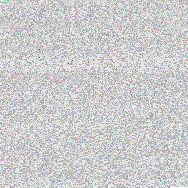
#> input picture emulator_v2/emulator_frame.png, 188 x 188 px, found by its file name
$ python boot_from_pixels.py
#> lines starting #> are read from the running program, lines starting #| are printed output that depends on the picture
### emulator_v2/boot_xv6_gpu_v2_simple.py
#!/usr/bin/env python3
"""
Boot xv6-riscv kernel on GPU RISC-V Emulator (v2)

Like tools/boot_xv6_gpu.py, but loads the emulator shader from a pixel frame
instead of from tools/RISCV_CPU_MMU.wgsl. The frame is verified by SHA-256 before
use.

This is Level 1 of the emulator_v2 migration: the emulator travels as pixels
but still compiles to native GPU code — zero runtime cost.
"""

import struct
import numpy as np
from pathlib import Path
import sys
import argparse
import wgpu
import wgpu.utils

# Add paths
sys.path.insert(0, str(Path(__file__).parent.parent / 'emulator_v2'))
sys.path.insert(0, str(Path(__file__).parent.parent / 'tools'))

from pack_shader import unpack

# ============================================================================
# ELF64 LOADER (from boot_xv6_gpu.py)
# ============================================================================

class ELF64Loader:
    """Parse and load RISC-V ELF64 binaries."""

    EI_CLASS_64 = 2
    EI_DATA_LITTLE = 1
    ET_EXEC = 2
    EM_RISCV = 243

    def __init__(self, elf_path: str):
        self.path = elf_path
        with open(elf_path, 'rb') as f:
            self.data = f.read()
        self._parse()

    def _parse(self):
        # ELF header
        self.ei_class = self.data[4]
        self.ei_data = self.data[5]
        self.e_type = struct.unpack_from('<H', self.data, 16)[0]
        self.e_machine = struct.unpack_from('<H', self.data, 18)[0]
        self.e_entry = struct.unpack_from('<Q', self.data, 24)[0]
        self.phoff = struct.unpack_from('<Q', self.data, 32)[0]
        self.ehsize = struct.unpack_from('<H', self.data, 52)[0]
        self.phentsize = struct.unpack_from('<H', self.data, 54)[0]
        self.phnum = struct.unpack_from('<H', self.data, 56)[0]

        # Verify RISC-V ELF64
        if self.ei_class != self.EI_CLASS_64:
            raise ValueError(f"Not ELF64 (EI_CLASS={self.ei_class})")
        if self.ei_data != self.EI_DATA_LITTLE:
            raise ValueError(f"Not little-endian (EI_DATA={self.ei_data})")
        if self.e_type != self.ET_EXEC:
            raise ValueError(f"Not executable (e_type={self.e_type})")
        if self.e_machine != self.EM_RISCV:
            raise ValueError(f"Not RISC-V (e_machine={self.e_machine})")

        # Program headers
        self.program_headers = []
        for i in range(self.phnum):
            offset = self.phoff + i * self.phentsize
            ph = {
                'p_type': struct.unpack_from('<I', self.data, offset)[0],
                'p_offset': struct.unpack_from('<Q', self.data, offset + 8)[0],
                'p_vaddr': struct.unpack_from('<Q', self.data, offset + 16)[0],
                'p_paddr': struct.unpack_from('<Q', self.data, offset + 24)[0],
                'p_filesz': struct.unpack_from('<Q', self.data, offset + 32)[0],
                'p_memsz': struct.unpack_from('<Q', self.data, offset + 40)[0],
                'p_flags': struct.unpack_from('<I', self.data, offset + 48)[0],
            }
            self.program_headers.append(ph)

        self.entry_point = self.e_entry

    def get_loadable_segments(self):
        """Return loadable program headers (PT_LOAD)."""
        PT_LOAD = 1
        return [ph for ph in self.program_headers if ph['p_type'] == PT_LOAD]

    def get_segment_data(self, segment):
        """Return raw segment data from the file."""
        return self.data[segment['p_offset']:segment['p_offset'] + segment['p_filesz']]

    def print_info(self):
        """Print ELF information."""
        print(f"ELF64 File: {self.path}")
        print(f"Entry Point: 0x{self.entry_point:016x}")
        print(f"\nLoadable Segments:")
        for seg in self.program_headers:
            flags_str = []
            if seg['p_flags'] & 1:
                flags_str.append('X')
            if seg['p_flags'] & 2:
                flags_str.append('W')
            if seg['p_flags'] & 4:
                flags_str.append('R')
            print(f"  0x{seg['p_vaddr']:016x} - 0x{seg['p_vaddr'] + seg['p_memsz']:016x} "
                  f"({seg['p_filesz']}/{seg['p_memsz']} bytes) [{''.join(flags_str)}]")


# CPU state dtype must match RISCV_CPU_MMU.wgsl struct RiscvCPU exactly
CPU_DTYPE = np.dtype([
    ('pc', np.uint32, 2),
    ('regs', np.uint32, (32, 2)),
    ('running', np.uint32),
    ('instr_count', np.uint32),
    ('output_ptr', np.uint32),
    ('priv_mode', np.uint32),   # 3 = M-mode (boot default), 1 = S, 0 = U
    ('satp', np.uint32, 2),     # Real RV64 layout: mode [63:60], PPN [43:0]
    ('mstatus', np.uint32, 2),
    ('mtvec', np.uint32, 2),
    ('mepc', np.uint32, 2),
    ('mcause', np.uint32, 2),
    ('mtval', np.uint32, 2),
    ('mscratch', np.uint32, 2),
    ('mie', np.uint32, 2),
    ('mip', np.uint32, 2),
    ('stvec', np.uint32, 2),
    ('sepc', np.uint32, 2),
    ('scause', np.uint32, 2),
    ('stval', np.uint32, 2),
    ('sscratch', np.uint32, 2),
    ('medeleg', np.uint32, 2),
    ('mideleg', np.uint32, 2),
    ('menvcfg', np.uint32, 2),  # CSR 0x30A, machine environment config
    ('virtio_status', np.uint32),
    ('vq_desc_low', np.uint32),
    ('vq_desc_high', np.uint32),
    ('vq_avail_low', np.uint32),
    ('vq_avail_high', np.uint32),
    ('vq_used_low', np.uint32),
    ('vq_used_high', np.uint32),
    ('vq_idx', np.uint32),
    ('vq_ready', np.uint32),
    ('vq_queue_num', np.uint32),
    ('vq_queue_align', np.uint32),
    ('plic_pending', np.uint32),
    ('plic_enable', np.uint32),
    ('plic_claimed', np.uint32),
    ('uart_irq_delay', np.uint32),
    ('uart_input_ptr', np.uint32),  # guest-owned, persists across dispatches
    ('uart_input_len', np.uint32),  # host-owned; shader only reads it
    ('mtime_low', np.uint32),       # CLINT mtime (low 32 bits)
    ('mtime_high', np.uint32),      # CLINT mtime (high 32 bits)
    ('mtimecmp_low', np.uint32),    # CLINT mtimecmp (low 32 bits)
    ('mtimecmp_high', np.uint32),   # CLINT mtimecmp (high 32 bits)
    ('timer_fired', np.uint32),     # Edge trigger: timer already fired for this mtimecmp
    ('timer_interrupt_count', np.uint32),  # Number of timer interrupts taken
    ('total_interrupt_count', np.uint32),  # Total interrupts taken
    ('plic_priority_irq1', np.uint32),     # Priority for IRQ 1
    ('current_instr_len', np.uint32),      # 2 (RVC) or 4 - set by fetch
    ('uefi_heap_ptr', np.uint32),          # Next free byte in the UEFI AllocatePool heap
    ('uefi_heap_end', np.uint32),          # First byte past the UEFI heap region
])

assert CPU_DTYPE.itemsize == 528, f"CPU struct layout drifted: {CPU_DTYPE.itemsize}"

def make_cpu_state(entry_point: int, priv_mode: int = 3):
    """One-hart CPU state array, booting in M-mode with MMU off by default."""
    cpu = np.zeros(1, dtype=CPU_DTYPE)
    cpu[0]['pc'] = [entry_point & 0xFFFFFFFF, (entry_point >> 32) & 0xFFFFFFFF]
    cpu[0]['running'] = 1
    cpu[0]['priv_mode'] = priv_mode
    return cpu


# ============================================================================
# GPU HARNESS SETUP
# ============================================================================

def create_gpu_hardware_v2(shader_frame_path: Path, pixel_data: np.ndarray, cpu_state: np.ndarray, max_instructions: int = 100000000):
    """Initialize GPU and load emulator shader from a pixel frame (v2 variant)."""
    device = wgpu.utils.get_default_device()
    queue = device.queue

    # Load shader from pixel frame (v2: not from .wgsl file)
    print(f"\n[2] Loading emulator shader from pixel frame: {shader_frame_path}")

    # Unpack and verify the frame (SHA-256 check happens here)
    tmp_shader = Path('/tmp/xv6_gpu_v2_shader.wgsl')
    try:
        unpack(shader_frame_path, tmp_shader)
    except SystemExit as e:
        raise RuntimeError(f"Failed to unpack shader frame: {e}")

    shader_code = tmp_shader.read_text()
    print(f"    Loaded {len(shader_code)} bytes of WGSL from frame")

    # Clean up temp file
    tmp_shader.unlink()

    # Create buffers (same as original)
    memory_buffer = device.create_buffer(
        size=pixel_data.nbytes,
        usage=wgpu.BufferUsage.STORAGE | wgpu.BufferUsage.COPY_DST | wgpu.BufferUsage.COPY_SRC,
    )
    cpu_buffer = device.create_buffer(
        size=cpu_state.nbytes,
        usage=wgpu.BufferUsage.STORAGE | wgpu.BufferUsage.COPY_DST | wgpu.BufferUsage.COPY_SRC,
    )
    output_buffer = device.create_buffer(
        size=65536,
        usage=wgpu.BufferUsage.STORAGE | wgpu.BufferUsage.COPY_SRC | wgpu.BufferUsage.COPY_DST,
    )

    # Input buffer for UART (inject keystrokes)
    input_buffer = device.create_buffer(
        size=1024,
        usage=wgpu.BufferUsage.STORAGE | wgpu.BufferUsage.COPY_DST,
        mapped_at_creation=False,
    )

    # Uniform buffer for instruction limit
    max_instr_arr = np.array([max_instructions], dtype=np.uint32)
    uniform_buffer = device.create_buffer(
        size=max_instr_arr.nbytes,
        usage=wgpu.BufferUsage.UNIFORM | wgpu.BufferUsage.COPY_DST,
    )

    # Upload initial data
    queue.write_buffer(memory_buffer, 0, pixel_data.tobytes())
    queue.write_buffer(cpu_buffer, 0, cpu_state.tobytes())
    queue.write_buffer(uniform_buffer, 0, max_instr_arr.tobytes())
    queue.write_buffer(input_buffer, 0, np.zeros(256, dtype=np.uint32).tobytes())

    # Bind group layout (from RISCV_CPU_MMU.wgsl)
    bind_group_layout = device.create_bind_group_layout(entries=[
        {'binding': 0, 'visibility': wgpu.ShaderStage.COMPUTE, 'buffer': {'type': 'storage'}},
        {'binding': 1, 'visibility': wgpu.ShaderStage.COMPUTE, 'buffer': {'type': 'storage'}},
        {'binding': 2, 'visibility': wgpu.ShaderStage.COMPUTE, 'buffer': {'type': 'storage'}},
        {'binding': 3, 'visibility': wgpu.ShaderStage.COMPUTE, 'buffer': {'type': 'uniform'}},
        {'binding': 4, 'visibility': wgpu.ShaderStage.COMPUTE, 'buffer': {'type': 'storage'}},
    ])

    bind_group = device.create_bind_group(
        layout=bind_group_layout,
        entries=[
            {'binding': 0, 'resource': {'buffer': memory_buffer, 'offset': 0, 'size': pixel_data.nbytes}},
            {'binding': 1, 'resource': {'buffer': cpu_buffer, 'offset': 0, 'size': cpu_state.nbytes}},
            {'binding': 2, 'resource': {'buffer': output_buffer, 'offset': 0, 'size': 65536}},
            {'binding': 3, 'resource': {'buffer': uniform_buffer, 'offset': 0, 'size': max_instr_arr.nbytes}},
            {'binding': 4, 'resource': {'buffer': input_buffer, 'offset': 0, 'size': 1024}},
        ]
    )

    print(f"\n[5] Creating compute pipeline from pixel-sourced shader...")
    compute_shader = device.create_shader_module(code=shader_code)
    pipeline_layout = device.create_pipeline_layout(bind_group_layouts=[bind_group_layout])
    pipeline = device.create_compute_pipeline(
        layout=pipeline_layout,
        compute={'module': compute_shader, 'entry_point': 'main'},
    )

    print(f"    Device: {device.adapter.info['description']}")
    print(f"    Shader: {shader_frame_path} (verified SHA-256)")
    print(f"    Memory buffer: {pixel_data.nbytes // 4} words ({pixel_data.nbytes // 1024 // 1024}MB)")

    return {
        'device': device,
        'queue': queue,
        'pipeline': pipeline,
        'bind_group': bind_group,
        'cpu_buffer': cpu_buffer,
        'output_buffer': output_buffer,
        'input_buffer': input_buffer,
        'memory_buffer': memory_buffer,
    }


# ============================================================================
# MAIN BOOT SEQUENCE
# ============================================================================

def boot_xv6_on_gpu_v2(elf_path: str, shader_frame_path: Path,
                       max_instructions: int = 100000000):
    """Boot xv6 on GPU emulator with pixel-sourced shader."""

    print("=" * 70)
    print("XV6 RISC-V GPU BOOT - v2 (shader from pixels)")
    print("=" * 70)
    print(f"Shader frame: {shader_frame_path}")

    # Load ELF kernel
    print(f"\n[1] Loading ELF64 kernel...")
    loader = ELF64Loader(elf_path)
    loader.print_info()

    # Memory setup
    print("\n[2] Loading kernel segments into memory...")
    MEMORY_SIZE_MB = 18  # Kernel is at 0x80000000, fs.img at 0x81000000 (16MB offset)
    MEMORY_SIZE = MEMORY_SIZE_MB * 1024 * 1024
    PHYS_START = 0x80000000
    pixel_count = MEMORY_SIZE // 4
    memory = np.zeros((pixel_count, 4), dtype=np.uint32)

    for seg in loader.get_loadable_segments():
        addr = seg['p_vaddr']
        size = seg['p_memsz']
        filesz = seg['p_filesz']
        offset = addr - PHYS_START

        data = loader.get_segment_data(seg)
        for i, byte in enumerate(data):
            pixel_idx = (offset + i) // 4
            byte_idx = (offset + i) % 4
            memory[pixel_idx, byte_idx] = byte
        print(f"  Loaded {filesz} bytes at 0x{addr:016x}")

    # Load fs.img at fixed offset
    fs_img_path = Path('/tmp/xv6-riscv/fs.img')
    if fs_img_path.exists():
        print(f"\n[2b] Loading filesystem image...")
        fs_data = fs_img_path.read_bytes()
        fs_offset = 0x81000000 - PHYS_START
        print(f"  Loaded {len(fs_data)} bytes at 0x81000000")

        start_pixel = fs_offset // 4
        start_byte = fs_offset % 4

        if start_byte == 0:
            word_count = (len(fs_data) + 3) // 4
            byte_data = np.frombuffer(fs_data, dtype=np.uint8)
            padded_len = word_count * 4
            if len(byte_data) < padded_len:
                padded = np.zeros(padded_len, dtype=np.uint8)
                padded[:len(byte_data)] = byte_data
                byte_data = padded
            pixel_data = byte_data.reshape(-1, 4)
            memory[start_pixel:start_pixel + word_count] = pixel_data
        else:
            for i, byte in enumerate(fs_data):
                pixel_idx = (fs_offset + i) // 4
                byte_idx = (fs_offset + i) % 4
                memory[pixel_idx, byte_idx] = byte

    # CPU state setup
    cpu_state = make_cpu_state(loader.entry_point, priv_mode=3)
    print(f"\n[3] CPU state initialized: PC=0x{loader.entry_point:016x}, M-mode, MMU off")

    # Setup GPU hardware with shader from pixels
    harness = create_gpu_hardware_v2(shader_frame_path, memory, cpu_state, max_instructions)

    print("\n[6] Starting execution loop...")
    print(f"    Max instructions: {max_instructions}")

    # Simple execution loop (dispatch batches)
    device = harness['device']
    queue = harness['queue']
    pipeline = harness['pipeline']
    bind_group = harness['bind_group']
    output_buffer = harness['output_buffer']
    cpu_buffer = harness['cpu_buffer']

    instr_batch = 2000000  # Match v1: 2M instructions per readback (1.5B instr = 750 dispatches)
    total_dispatches = 0
    max_dispatches = max_instructions // instr_batch

    try:
        print(f"DEBUG: Starting loop, max_dispatches={max_dispatches}, instr_batch={instr_batch}", flush=True)
        for i in range(max_dispatches):
            # Dispatch batch
            command_encoder = device.create_command_encoder()
            compute_pass = command_encoder.begin_compute_pass()
            compute_pass.set_pipeline(pipeline)
            compute_pass.set_bind_group(0, bind_group)
            compute_pass.dispatch_workgroups(1, 1, 1)
            compute_pass.end()
            queue.submit([command_encoder.finish()])

            # Check for halt
            print(f"DEBUG: Dispatch {total_dispatches}, reading CPU buffer...", flush=True)
            cpu_readback_bytes = queue.read_buffer(cpu_buffer)
            cpu_readback = np.frombuffer(cpu_readback_bytes, dtype=CPU_DTYPE)
            print(f"DEBUG: Read complete, running={cpu_readback['running'][0]}", flush=True)

            total_dispatches += 1

            # Progress every dispatch (unbuffered)
            pc_low = cpu_readback['pc'][0][0]
            pc_high = cpu_readback['pc'][0][1]
            pc = pc_low | (pc_high << 32)
            running = cpu_readback['running'][0]
            instr_count = cpu_readback['instr_count'][0]
            print(f"    [{total_dispatches}] {total_dispatches * instr_batch:7d} instr, PC=0x{pc:016x}, running={running}", flush=True)

            if cpu_readback['running'][0] == 0:
                print(f"\n    Halted after {total_dispatches * instr_batch} instructions")
                break
    except KeyboardInterrupt:
        print(f"\n    Interrupted after {total_dispatches * instr_batch} instructions")

    # Read UART output
    output_data = queue.read_buffer(output_buffer)
    text = ''
    for b in output_data:
        if b == 0:
            break
        if 32 <= b < 127 or b in (10, 13):
            text += chr(b)

    print("\n[7] UART Output:")
    print("=" * 70)
    print(text)
    print("=" * 70)

    print(f"\n[✓] Boot completed: {total_dispatches * instr_batch} instructions")
    print(f"    Shader source: {shader_frame_path.name} (pixel-encoded, SHA-256 verified)")


# ============================================================================
# CLI
# ============================================================================

# [30 lines left out: function main, not called in this run]


# [2 lines that do not run on import are left out]

### emulator_v2/boot_from_pixels.py
#!/usr/bin/env python3
"""
Level 2: Complete pixel-based boot chain.

Boots xv6 from pixel-sourced emulator + kernel + filesystem.

Usage:
    python3 boot_from_pixels.py [max_instructions]
"""

from __future__ import annotations

import sys
from pathlib import Path

import numpy as np
import struct

# Import from existing code
sys.path.insert(0, str(Path(__file__).parent))
from boot_xv6_gpu_v2_simple import (
    boot_xv6_on_gpu_v2,
    ELF64Loader,
    create_gpu_hardware_v2,
    make_cpu_state
)

# Frame constants
MAGIC = b"EMV2"
HEADER_LEN = 44
FORMAT_WGSL_TEXT = 1
FORMAT_KERNEL_ELF = 2
FORMAT_FS_IMG = 3
HEADER = struct.Struct("<4sHHI32s")

def unpack_pixel_frame(frame_path: Path, expected_format: int) -> bytes:
    """Unpack a pixel frame and verify its SHA-256 hash."""
    from PIL import Image
    import hashlib

    img = Image.open(frame_path).convert("RGBA")
    raw = img.tobytes()

    magic, version, format_id, length, digest = HEADER.unpack(raw[:HEADER_LEN])

    if magic != MAGIC:
        raise ValueError(f"Bad magic {magic!r}, not an EMV2 frame")

    if format_id != expected_format:
        raise ValueError(f"Format mismatch: expected {expected_format}, got {format_id}")

    payload = raw[HEADER_LEN:HEADER_LEN + length]
    actual = hashlib.sha256(payload).digest()

    if actual != digest:
        raise ValueError(f"SHA-256 mismatch: frame says {digest.hex()}, payload is {actual.hex()}")

    return payload

def boot_xv6_from_pixels(emulator_frame: Path, kernel_frame: Path, fs_frame: Path,
                        max_instructions: int = 100000000):
    """Boot xv6 from pixel-sourced emulator + kernel + filesystem."""

    print("=" * 70)
    print("XV6 RISC-V GPU BOOT - v2 (complete pixel chain)")
    print("=" * 70)
    print()
    print(f"Emulator frame: {emulator_frame}")
    print(f"Kernel frame:   {kernel_frame}")
    print(f"FS frame:       {fs_frame}")
    print()

    # Load emulator shader from pixels
    print("[1] Loading emulator shader from pixels...")
    shader_bytes = unpack_pixel_frame(emulator_frame, FORMAT_WGSL_TEXT)
    shader_code = shader_bytes.decode('utf-8')
    print(f"    Loaded {len(shader_code)} bytes of WGSL")

    # Load kernel from pixels and create temp file
    print("[2] Loading kernel from pixels...")
    kernel_bytes = unpack_pixel_frame(kernel_frame, FORMAT_KERNEL_ELF)
    print(f"    Loaded {len(kernel_bytes)} bytes of kernel ELF")

    # Load filesystem from pixels and create temp file
    print("[3] Loading filesystem from pixels...")
    fs_bytes = unpack_pixel_frame(fs_frame, FORMAT_FS_IMG)
    print(f"    Loaded {len(fs_bytes)} bytes of filesystem")

    # Write temporary files for the existing loader
    import tempfile
    temp_dir = Path(tempfile.mkdtemp())
    temp_kernel = temp_dir / "kernel"
    temp_fs = temp_dir / "fs.img"

    temp_kernel.write_bytes(kernel_bytes)
    temp_fs.write_bytes(fs_bytes)

    print()
    print("[4] Booting with pixel-sourced components...")

    # Use existing boot function
    boot_xv6_on_gpu_v2(str(temp_kernel), emulator_frame, max_instructions)

    # Cleanup
    import shutil
    shutil.rmtree(temp_dir)

    print()
    print("=" * 70)
    print("Boot from pixels: COMPLETE")
    print("=" * 70)

def main():
    import argparse

    parser = argparse.ArgumentParser(description="Boot xv6 from pixel-sourced components")
    parser.add_argument('--emulator-frame', default='emulator_v2/emulator_frame.png',
                        help="Path to emulator shader frame")
    parser.add_argument('--kernel-frame', default='emulator_v2/kernel_frame.png',
                        help="Path to kernel frame")
    parser.add_argument('--fs-frame', default='emulator_v2/fs_frame.png',
                        help="Path to filesystem frame")
    parser.add_argument('--max-instructions', type=int, default=100000000,
                        help="Maximum instructions to execute")
    args = parser.parse_args()

    try:
        boot_xv6_from_pixels(
            Path(args.emulator_frame),
            Path(args.kernel_frame),
            Path(args.fs_frame),
            args.max_instructions
        )
#> in unpack_pixel_frame, img is the input picture: PIL image 188x188 RGBA; mean R, G, B, A 71.2, 71.4, 71.4, 71.1
#> in unpack_pixel_frame, `magic, version, format_id, length, digest = HEADER.unpack(raw[:HEADER_..`: version = 2; format_id = 1; length = 141260
#|     Loaded 141060 bytes of WGSL
#> call 2 of unpack_pixel_frame, with expected_format = 2
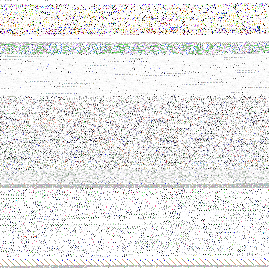
#> input picture emulator_v2/kernel_frame.png, 269 x 269 px, found by its file name
#> in unpack_pixel_frame, img is the input picture: PIL image 269x269 RGBA; mean R, G, B, A 35.1, 32.9, 30.9, 29
#> in unpack_pixel_frame (call 2), `magic, version, format_id, length, digest = HEADER.unpack(raw[:HEADER_..`: format_id = 2; length = 288944
#|     Loaded 288944 bytes of kernel ELF
#> call 3 of unpack_pixel_frame, with expected_format = 3
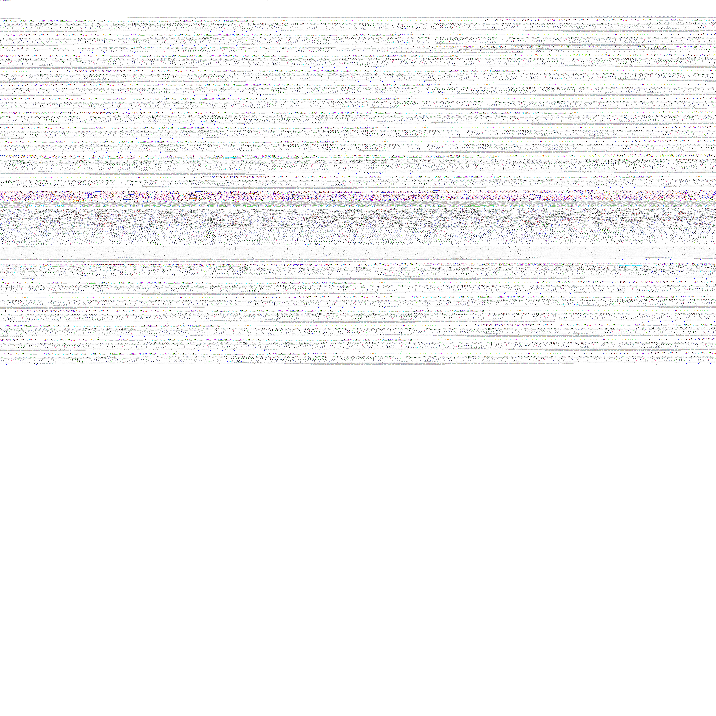
#> input picture emulator_v2/fs_frame.png, 716 x 716 px, found by its file name
#> in unpack_pixel_frame, img is the input picture: PIL image 716x716 RGBA; mean R, G, B, A 14.7, 12, 12, 10.9
#> in unpack_pixel_frame (call 3), `magic, version, format_id, length, digest = HEADER.unpack(raw[:HEADER_..`: format_id = 3; length = 2048000
#|     Loaded 2048000 bytes of filesystem
#> (the call stopped at in create_gpu_hardware_v2, `device = wgpu.utils.get_default_device()`: wgpu is not available in this run)
        return 0
    except Exception as e:
        print(f"\n[✗] Boot failed: {e}")
        import traceback
        traceback.print_exc()
        return 1

if __name__ == "__main__":
    raise SystemExit(main())
#> (the program exits here)
